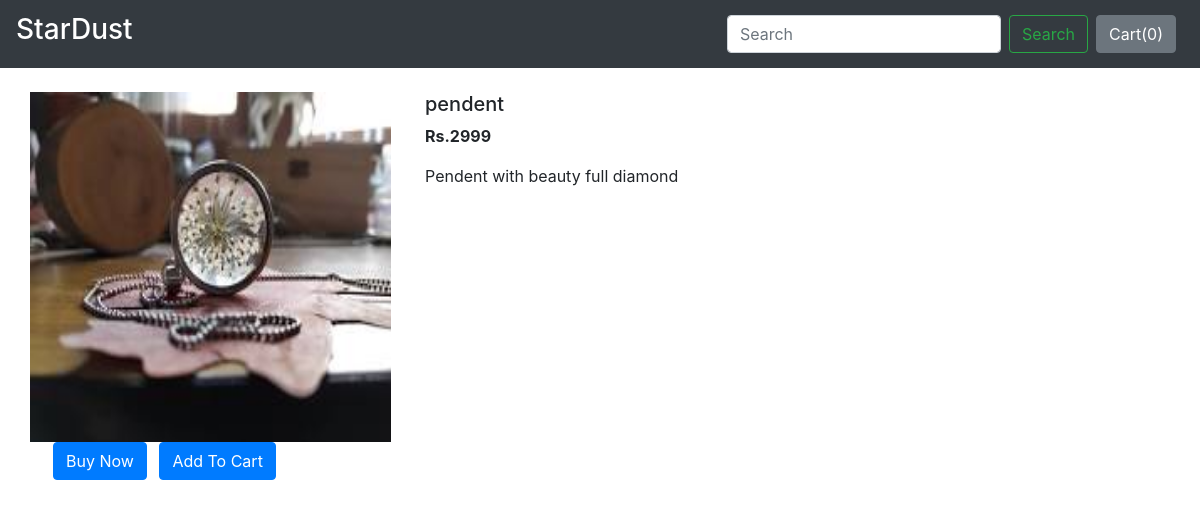
Page /product/9 on the committed database.
### home/models.py (models this page shows)
class Product(models.Model):
    product_name = models.CharField(max_length=50)
    category = models.CharField(max_length=30, choices=cat)
    subcategory = models.CharField(
        max_length=30, choices=sub_cat)
    sub_sub_category = models.CharField(
        max_length=30, choices=sub_sub_cat)
    price = models.IntegerField(default=0)
    desc = models.CharField(max_length=2000)
    pub_date = models.DateField()
    image = models.ImageField(upload_to="static")
    def __str__(self):
        return self.product_name

### home/views.py (the view)
# urls.py: path("product/<int:myid>", views.productView, name='ProductView'),
def productView(request, myid):
    product = Product.objects.filter(id=myid)
    print(product)
    return render(request, 'prodView.html', {'product': product[0]})

### template/prodView.html (shortened to what this page needs)
{% extends 'base2.html' %}
{% block body %}
<div class="container my-4">
    <div class="row">
    <div class="col-md-4">
    <div class="row">
       <img src="/media/{{product.image}}" width="95%" height="350px">
    </div>
    <button class="btn btn-primary mx-2">Buy Now</button>
    <button class="btn btn-primary">Add To Cart</button>
        </div>
    <div class="col-md-8">
        <h5>{{product.product_name}}</h5>
        <p><b>Rs.{{product.price}}</b></p>
        <p>{{product.desc}}</p>
    </div>
        </div>
</div>
{% endblock %}

### rows in the picture
Product: image (picture), product_name "pendent", price "2999", desc "Pendent with beauty full diamond"
